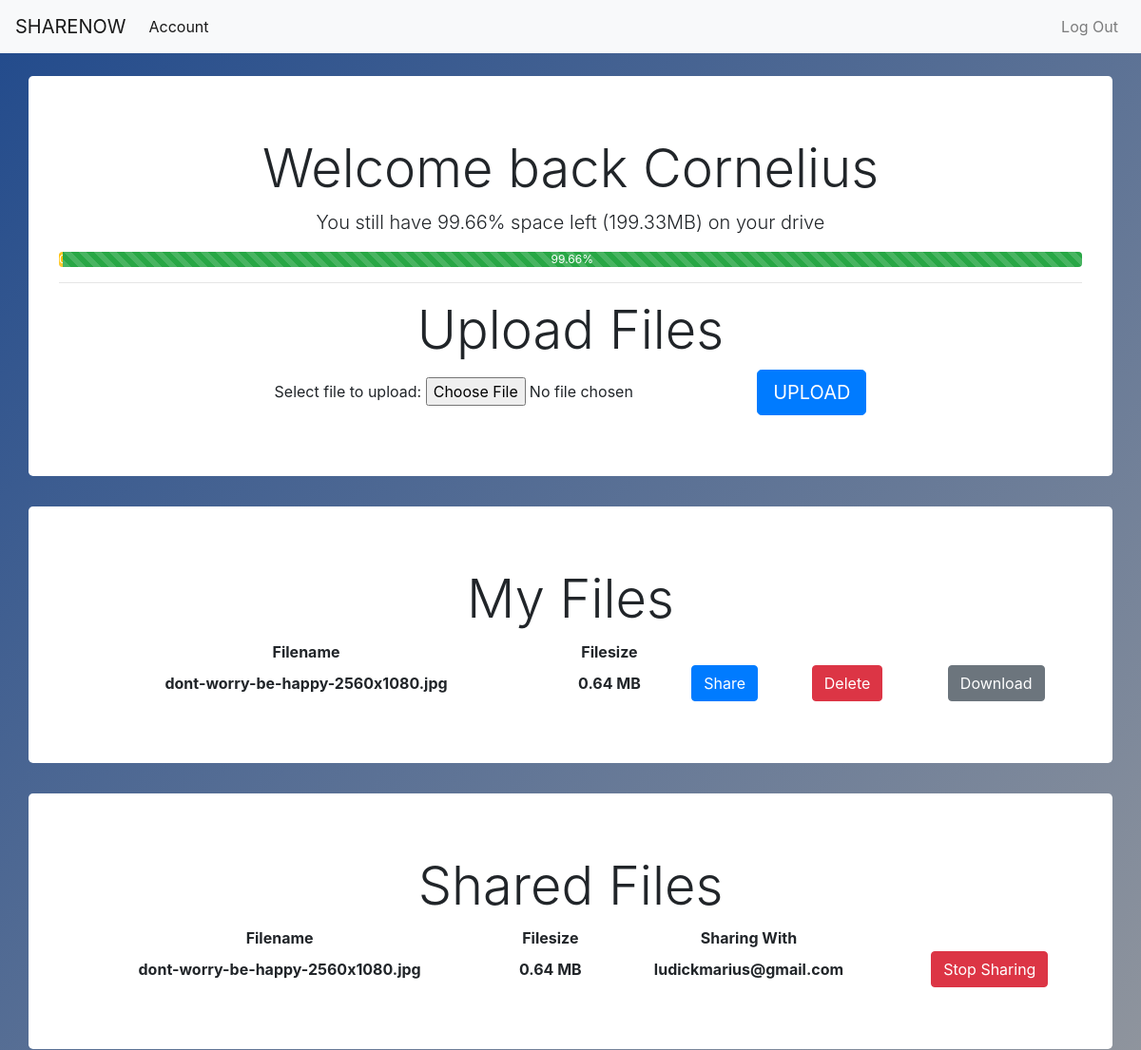
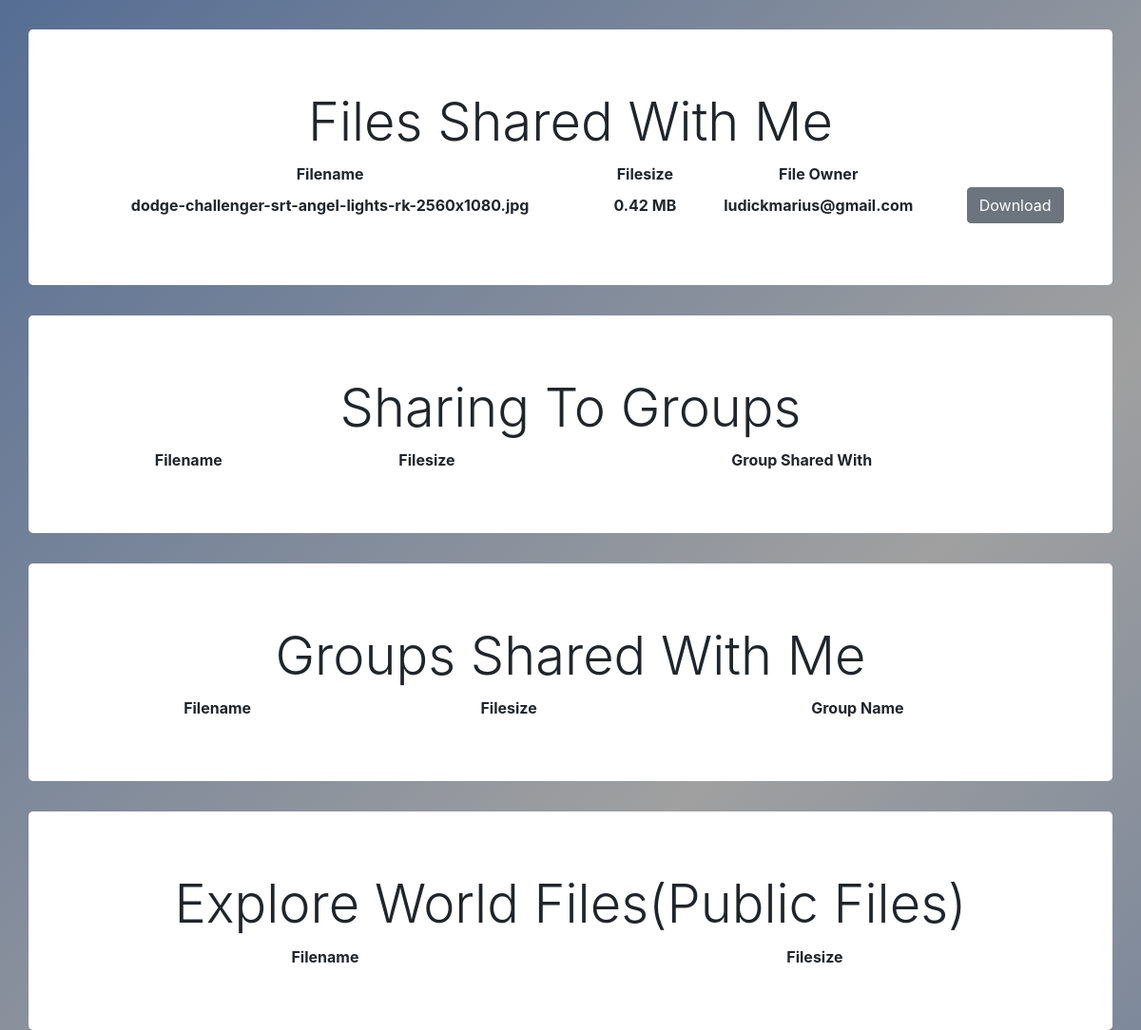
/admin (signed in), run on the app's committed database (2 pictures, top to bottom).
### tables this page shows
CREATE TABLE `files` (
  `id` int(11) NOT NULL,
  `filePath` varchar(255) NOT NULL,
  `userCreated` int(11) NOT NULL,
  `worldPermission` varchar(1) NOT NULL
);

CREATE TABLE `usershare` (
  `id` int(11) NOT NULL,
  `id_User` int(11) NOT NULL,
  `id_UserSharedWith` int(11) NOT NULL,
  `fileID` int(11) NOT NULL
);

CREATE TABLE `users` (
  `id` int(11) NOT NULL,
  `email` varchar(255) NOT NULL,
  `password` varchar(255) NOT NULL,
  `name` varchar(255) NOT NULL
);

### admin/index.php (the view, shortened to what this page needs)
<?php include "includes/admin_header.php";
 			include "includes/navigationBar.php"; ?>
	<br>
<div class="jumbotron container text-center" style="background-color: #FFFFFF;">
  <h1 class="display-4">Welcome back <?php echo $_SESSION['name']; ?></h1>
	<?php
		$emailUser = $_SESSION['email'];
		$filepath = "Uploads/" . $emailUser;
		$fileSize = GetDirectorySize($filepath);
		function GetDirectorySize($path){
			$bytestotal = 0;
			$path = realpath($path);
			if($path!==false && $path!='' && file_exists($path)){
					foreach(new RecursiveIteratorIterator(new RecursiveDirectoryIterator($path, FilesystemIterator::SKIP_DOTS)) as $object){
							$bytestotal += $object->getSize();
					}
			}
			return $bytestotal/1000000;
	}
	?>
  <p class="lead">You still have <?php echo ROUND(100 - ($fileSize/200*100),2) ?>% space left (<?php echo ROUND(200 - $fileSize,2); ?>MB) on your drive</p>
  <div class="progress">
  	<div class="progress-bar progress-bar-striped progress-bar-animated bg-warning" role="progressbar" aria-valuenow="<?php echo ROUND($fileSize/200*100,2)?>" aria-valuemin="0" aria-valuemax="100" style="width:<?php echo ROUND($fileSize/200*100,2)?>%"><?php echo ROUND($fileSize/200*100,2)?>%</div>
		<div class="progress-bar progress-bar-striped progress-bar-animated bg-success" role="progressbar" aria-valuenow="<?php echo ROUND(100 - ($fileSize/200*100),2) ?>" aria-valuemin="0" aria-valuemax="100" style="width:<?php echo ROUND(100 - ($fileSize/200*100),2) ?>%"><?php echo ROUND(100 - ($fileSize/200*100),2) ?>%</div>
  </div>
	<hr>
  <h1 class="display-4">Upload Files</h1>
	<form action="includes/UploadFile.php" method="post" enctype="multipart/form-data" onsubmit="return Validate()" name="vform">
		<div>
			<label id="upload">Select file to upload:
			</label>
			<input type="file" name="file"/>
			<button class="btn btn-primary btn-lg" type="submit" name="submit">UPLOAD</button>
		</div>
  	</form>
  </div>
<div class="jumbotron container text-center" style="background-color: #FFFFFF;">
	<h1 class="display-4">My Files</h1>
	<table style="width:100%">
  <tr>
    <th>Filename</th>
		<th>Filesize</th>
		<th></th>
		<th></th>
		<th></th>
	</tr>
	<?php
    $userID = $_SESSION['id'];
    $userEmail = $_SESSION['email'];
    $query = "SELECT * FROM files WHERE userCreated = '{$userID}' ";
		$select_user_query = mysqli_query($connection, $query);
    while ($row = mysqli_fetch_array($select_user_query)) {
			$fullFilePath = "Uploads/". $userEmail . '/' . $row['filePath'];
			echo "<tr>";
			echo "<th>";
			echo $row['filePath'];
			echo "</th>";
			echo "<th>";
			echo (ROUND(filesize($fullFilePath)/1024/1024,2)) . " MB";
			echo "</th>";
			echo "<th>";
			echo '<a class="btn btn-primary" href="shareOptions.php?path=' . $row['filePath'] . '">Share</a>';
			echo "</th>";
			echo "<th>";
			echo '<a class="btn btn-danger" href="deleteFile.php?email=' . $userEmail . '&path=' . $row['filePath'] . '">Delete</a>';
			echo "</th>";
			echo "<th>";
			echo '<a href="' . $fullFilePath . '" class="btn btn-secondary" >Download</a>';
			echo "</th>";
			echo "</tr>";
    }
	?>
</table>
</div>
<div class="jumbotron container text-center" style="background-color: #FFFFFF;">
	<h1 class="display-4">Shared Files</h1>
	<table style="width:100%">
  <tr>
    <th>Filename</th>
		<th>Filesize</th>
		<th>Sharing With</th>
		<th></th>
	</tr>
	<?php
		$userID = $_SESSION['id'];
		$userEmail = $_SESSION['email'];
    $query = "SELECT * FROM usershare WHERE id_User = '{$userID}' ";
		$select_user_query = mysqli_query($connection, $query);
    while ($row = mysqli_fetch_array($select_user_query)) {
			$FileID = $row['fileID'];
			$sharingToID =  $row['id_UserSharedWith'];
			$queryUserMadeFile = "SELECT * FROM files WHERE id = '{$FileID}'";
    	$select_user_queryOther = mysqli_query($connection, $queryUserMadeFile);
			$rowUserMadeFile = mysqli_fetch_array($select_user_queryOther);
			$queryUserMadeFourth = "SELECT * FROM users WHERE id = '{$sharingToID}'";
    	$select_user_queryFourth = mysqli_query($connection, $queryUserMadeFourth);
			$rowUserMadeFileFourth = mysqli_fetch_array($select_user_queryFourth);
			$fullFilePath = "Uploads/". $userEmail . '/' . $rowUserMadeFile['filePath'];
			echo "<tr>";
			echo "<th>";
			echo $rowUserMadeFile['filePath'];
			echo "</th>";
			echo "<th>";
			echo (ROUND(filesize($fullFilePath)/1024/1024,2)) . " MB";
			echo "</th>";
			echo "<th>";
			echo $rowUserMadeFileFourth['email'];
			echo "</th>";
			echo "<th>";
			echo '<a class="btn btn-danger" href="includes/stopSharing.php?path=' . $rowUserMadeFile['filePath'] . '&sharingWith=' . $rowUserMadeFileFourth['email'] . '">Stop Sharing</a>';
			echo "</th>";
			echo "</tr>";
    }
	?>
</table>
</div>
<div class="jumbotron container text-center" style="background-color: #FFFFFF;">
	<h1 class="display-4">Files Shared With Me</h1>
	<table style="width:100%">
  <tr>
    <th>Filename</th>
		<th>Filesize</th>
		<th>File Owner</th>
		<th></th>
	</tr>
	<?php
		$userID = $_SESSION['id'];
    $query = "SELECT * FROM usershare WHERE id_UserSharedWith = '{$userID}' ";
		$select_user_query = mysqli_query($connection, $query);
    while ($row = mysqli_fetch_array($select_user_query)) {
			$idSharer = $row['id_User'];
			$fileShared = $row['fileID'];
			$queryUserMadeFile = "SELECT * FROM files WHERE id = '{$fileShared}'";
    	$select_user_queryOther = mysqli_query($connection, $queryUserMadeFile);
			$rowUserMadeFile = mysqli_fetch_array($select_user_queryOther);
			$queryUserMadeFileNew = "SELECT * FROM users WHERE id = '{$idSharer}'";
    	$select_user_queryOtherSecond = mysqli_query($connection, $queryUserMadeFileNew);
			$rowUserMadeFileSecond = mysqli_fetch_array($select_user_queryOtherSecond);
			$sharerEmail = $rowUserMadeFileSecond['email'];
			$fullFilePath = "Uploads/". $sharerEmail . '/' . $rowUserMadeFile['filePath'];
			echo "<tr>";
			echo "<th>";
			echo $rowUserMadeFile['filePath'];
			echo "</th>";
			echo "<th>";
			echo (ROUND(filesize($fullFilePath)/1024/1024,2)) . " MB";
			echo "</th>";
			echo "<th>";
			echo $sharerEmail;
			echo "</th>";
			echo "<th>";
			echo '<a href="' . $fullFilePath . '" class="btn btn-secondary" >Download</a>';
			echo "</th>";
			echo "</tr>";
    }
	?>
</table>
</div>
<div class="jumbotron container text-center" style="background-color: #FFFFFF;">
	<h1 class="display-4">Sharing To Groups</h1>
	<table style="width:100%">
  <tr>
    <th>Filename</th>
		<th>Filesize</th>
		<th>Group Shared With</th>
		<th></th>
		<th></th>
	</tr>
</table>
</div>
<div class="jumbotron container text-center" style="background-color: #FFFFFF;">
	<h1 class="display-4">Groups Shared With Me</h1>
	<table style="width:100%">
  <tr>
    <th>Filename</th>
		<th>Filesize</th>
		<th>Group Name</th>
		<th></th>
	</tr>
</table>
</div>
<div class="jumbotron container text-center" style="background-color: #FFFFFF;">
	<h1 class="display-4">Explore World Files(Public Files)</h1>
	<table style="width:100%">
  <tr>
    <th>Filename</th>
		<th>Filesize</th>
		<th></th>
		<th></th>
		<th></th>
	</tr>
</table>
</div>
<?php include "includes/admin_footer.php" ?>

### index.css (style rules this page uses)
body { width: 100vw; height: 100vh; color: #fff; margin: 0; background: linear-gradient(-45deg, #a0a0a0, #214a8c, #a0a0a0, #214a8c); background-size: 400% 400%; -webkit-animation: Gradient 10s ease infinite; -moz-animation: Gradient 10s ease infinite; -o-animation: Gradient 10s ease infinite; animation: Gradient 10s ease infinite; }

### data on the page
files: filePath "dont-worry-be-happy-2560x1080.jpg", filesize($fullFilePath)/1024/1024 "0.64"
usershare: fileID.filePath "dont-worry-be-happy-2560x1080.jpg", filesize($fullFilePath)/1024/1024 "0.64", users.email "ludickmarius@gmail.com"
usershare: fileID.filePath "dodge-challenger-srt-angel-lights-rk-2560x1080.jpg", filesize($fullFilePath)/1024/1024 "0.42", id_User.email "ludickmarius@gmail.com"

### other printed values
$_SESSION['name'] "Cornelius"
100 - ($fileSize/200*100) "99.66"
200 - $fileSize "199.33"
